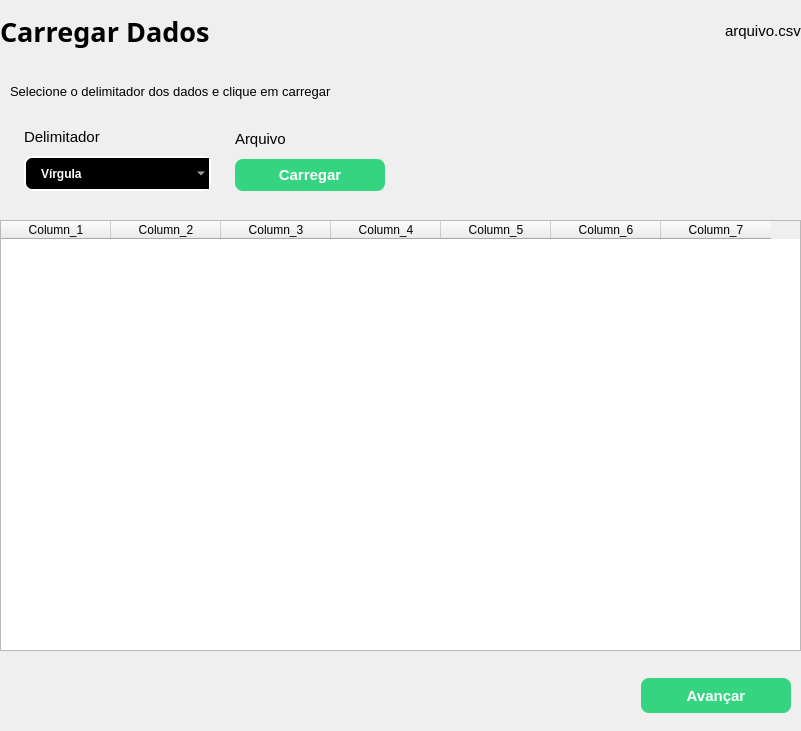
    <widget class="QWidget" name="a_load_data_page">
     <property name="maximumSize">
      <size>
       <width>801</width>
       <height>731</height>
      </size>
     </property>
     <property name="styleSheet">
      <string notr="true"/>
     </property>
     <widget class="QWidget" name="widget_load_data_page" native="true">
      <property name="geometry">
       <rect>
        <x>0</x>
        <y>0</y>
        <width>801</width>
        <height>741</height>
       </rect>
      </property>
      <property name="styleSheet">
       <string notr="true"/>
      </property>
      <widget class="QWidget" name="botton_frame_widget_load_data_page" native="true">
       <property name="geometry">
        <rect>
         <x>0</x>
         <y>660</y>
         <width>801</width>
         <height>70</height>
        </rect>
       </property>
       <property name="minimumSize">
        <size>
         <width>0</width>
         <height>70</height>
        </size>
       </property>
       <property name="maximumSize">
        <size>
         <width>16777215</width>
         <height>0</height>
        </size>
       </property>
       <property name="font">
        <font>
         <pointsize>13</pointsize>
        </font>
       </property>
       <property name="styleSheet">
        <string notr="true"/>
       </property>
       <widget class="QWidget" name="layoutWidget_7">
        <property name="geometry">
         <rect>
          <x>0</x>
          <y>0</y>
          <width>801</width>
          <height>71</height>
         </rect>
        </property>
        <layout class="QHBoxLayout" name="hLayout_bottom_frame_4">
         <property name="rightMargin">
          <number>10</number>
         </property>
         <item>
          <spacer name="horizontalSpacer_7">
           <property name="orientation">
            <enum>Qt::Orientation::Horizontal</enum>
           </property>
           <property name="sizeHint" stdset="0">
            <size>
             <width>598</width>
             <height>20</height>
            </size>
           </property>
          </spacer>
         </item>
         <item>
          <widget class="QPushButton" name="next_btn_load_data_page">
           <property name="minimumSize">
            <size>
             <width>150</width>
             <height>35</height>
            </size>
           </property>
           <property name="maximumSize">
            <size>
             <width>150</width>
             <height>35</height>
            </size>
           </property>
           <property name="styleSheet">
            <string notr="true">QPushButton{
	background-color: #34D481;
	color:white;
	border: none;
	border-radius: 8px;
	font-weight:bold;
	font-size: 15px;
}</string>
           </property>
           <property name="text">
            <string>Avançar</string>
           </property>
          </widget>
         </item>
        </layout>
       </widget>
      </widget>
      <widget class="QWidget" name="table_frame_widget_load_data_page" native="true">
       <property name="geometry">
        <rect>
         <x>0</x>
         <y>220</y>
         <width>801</width>
         <height>431</height>
        </rect>
       </property>
       <widget class="QTableWidget" name="tableWidget_load_data_page">
        <property name="geometry">
         <rect>
          <x>0</x>
          <y>0</y>
          <width>801</width>
          <height>431</height>
         </rect>
        </property>
        <attribute name="horizontalHeaderMinimumSectionSize">
         <number>32</number>
        </attribute>
        <attribute name="horizontalHeaderDefaultSectionSize">
         <number>110</number>
        </attribute>
        <column>
         <property name="text">
          <string>Column_1</string>
         </property>
        </column>
        <column>
         <property name="text">
          <string>Column_2</string>
         </property>
        </column>
        <column>
         <property name="text">
          <string>Column_3</string>
         </property>
        </column>
        <column>
         <property name="text">
          <string>Column_4</string>
         </property>
        </column>
        <column>
         <property name="text">
          <string>Column_5</string>
         </property>
        </column>
        <column>
         <property name="text">
          <string>Column_6</string>
         </property>
        </column>
        <column>
         <property name="text">
          <string>Column_7</string>
         </property>
        </column>
       </widget>
      </widget>
      <widget class="QWidget" name="buttons_widget_load_data_page" native="true">
       <property name="geometry">
        <rect>
         <x>0</x>
         <y>70</y>
         <width>801</width>
         <height>141</height>
        </rect>
       </property>
       <property name="styleSheet">
        <string notr="true"/>
       </property>
       <widget class="QWidget" name="layoutWidget">
        <property name="geometry">
         <rect>
          <x>0</x>
          <y>0</y>
          <width>801</width>
          <height>141</height>
         </rect>
        </property>
        <layout class="QVBoxLayout" name="verticalLayout_2">
         <property name="leftMargin">
          <number>10</number>
         </property>
         <item>
          <widget class="QLabel" name="label">
           <property name="font">
            <font>
             <pointsize>10</pointsize>
            </font>
           </property>
           <property name="text">
            <string>Selecione o delimitador dos dados e clique em carregar</string>
           </property>
          </widget>
         </item>
         <item>
          <layout class="QHBoxLayout" name="horizontalLayout_7">
           <property name="spacing">
            <number>10</number>
           </property>
           <property name="leftMargin">
            <number>0</number>
           </property>
           <property name="topMargin">
            <number>10</number>
           </property>
           <property name="rightMargin">
            <number>400</number>
           </property>
           <property name="bottomMargin">
            <number>20</number>
           </property>
           <item>
            <layout class="QVBoxLayout" name="verticalLayout_9">
             <item>
              <widget class="QLabel" name="label_10">
               <property name="font">
                <font>
                 <family>Arial</family>
                 <pointsize>11</pointsize>
                </font>
               </property>
               <property name="styleSheet">
                <string notr="true">color: rgb(0, 0, 0);</string>
               </property>
               <property name="text">
                <string>Delimitador</string>
               </property>
              </widget>
             </item>
             <item>
              <widget class="QComboBox" name="comboBox_7">
               <property name="minimumSize">
                <size>
                 <width>187</width>
                 <height>35</height>
                </size>
               </property>
               <property name="maximumSize">
                <size>
                 <width>187</width>
                 <height>35</height>
                </size>
               </property>
               <property name="styleSheet">
                <string notr="true">QComboBox{
	border:2px solid white;
	border-radius: 8px;
	padding:1px 18px 1px 3px;
	background-color:black;
	color:white;
	height: 35px;
	padding-left: 15px;
	font-weight:bold;
	selection-background-color:#2980B9;
	selection-background-color:#2980B9;
}</string>
               </property>
               <item>
                <property name="text">
                 <string>Vírgula</string>
                </property>
               </item>
               <item>
                <property name="text">
                 <string>Ponto e Vírgula</string>
                </property>
               </item>
              </widget>
             </item>
            </layout>
           </item>
           <item>
            <layout class="QVBoxLayout" name="verticalLayout_11">
             <property name="rightMargin">
              <number>0</number>
             </property>
             <item>
              <widget class="QLabel" name="label_11">
               <property name="font">
                <font>
                 <family>Arial</family>
                 <pointsize>11</pointsize>
                </font>
               </property>
               <property name="styleSheet">
                <string notr="true">color: rgb(0, 0, 0);</string>
               </property>
               <property name="text">
                <string>Arquivo</string>
               </property>
              </widget>
             </item>
             <item>
              <widget class="QPushButton" name="upload_btn_5">
               <property name="minimumSize">
                <size>
                 <width>150</width>
                 <height>32</height>
                </size>
               </property>
               <property name="maximumSize">
                <size>
                 <width>150</width>
                 <height>32</height>
                </size>
               </property>
               <property name="styleSheet">
                <string notr="true">QPushButton{
	background-color: #34D481;
	color:white;
	border: none;
	border-radius: 8px;
	font-weight:bold;
	font-size: 15px;
}</string>
               </property>
               <property name="text">
                <string>Carregar</string>
               </property>
              </widget>
             </item>
            </layout>
           </item>
          </layout>
         </item>
        </layout>
       </widget>
      </widget>
      <widget class="QWidget" name="top_frame_widget_load_data_page" native="true">
       <property name="geometry">
        <rect>
         <x>0</x>
         <y>0</y>
         <width>801</width>
         <height>61</height>
        </rect>
       </property>
       <property name="minimumSize">
        <size>
         <width>0</width>
         <height>61</height>
        </size>
       </property>
       <property name="maximumSize">
        <size>
         <width>16777215</width>
         <height>61</height>
        </size>
       </property>
       <property name="font">
        <font>
         <pointsize>13</pointsize>
        </font>
       </property>
       <property name="styleSheet">
        <string notr="true"/>
       </property>
       <widget class="QWidget" name="layoutWidget_9">
        <property name="geometry">
         <rect>
          <x>0</x>
          <y>0</y>
          <width>801</width>
          <height>62</height>
         </rect>
        </property>
        <layout class="QHBoxLayout" name="horizontalLayout_8">
         <item>
          <widget class="QLabel" name="title_page_load_data_page">
           <property name="font">
            <font>
             <family>Arial Black</family>
             <pointsize>20</pointsize>
             <bold>true</bold>
            </font>
           </property>
           <property name="styleSheet">
            <string notr="true">color: rgb(0, 0, 0);</string>
           </property>
           <property name="text">
            <string>Carregar Dados</string>
           </property>
           <property name="margin">
            <number>10</number>
           </property>
          </widget>
         </item>
         <item>
          <spacer name="horizontalSpacer_8">
           <property name="orientation">
            <enum>Qt::Orientation::Horizontal</enum>
           </property>
           <property name="sizeHint" stdset="0">
            <size>
             <width>348</width>
             <height>20</height>
            </size>
           </property>
          </spacer>
         </item>
         <item>
          <widget class="QLabel" name="label_load_data_page">
           <property name="font">
            <font>
             <pointsize>11</pointsize>
            </font>
           </property>
           <property name="styleSheet">
            <string notr="true">color: rgb(0, 0, 0);</string>
           </property>
           <property name="text">
            <string>arquivo.csv</string>
           </property>
           <property name="margin">
            <number>20</number>
           </property>
          </widget>
         </item>
        </layout>
       </widget>
      </widget>
     </widget>
    </widget>
